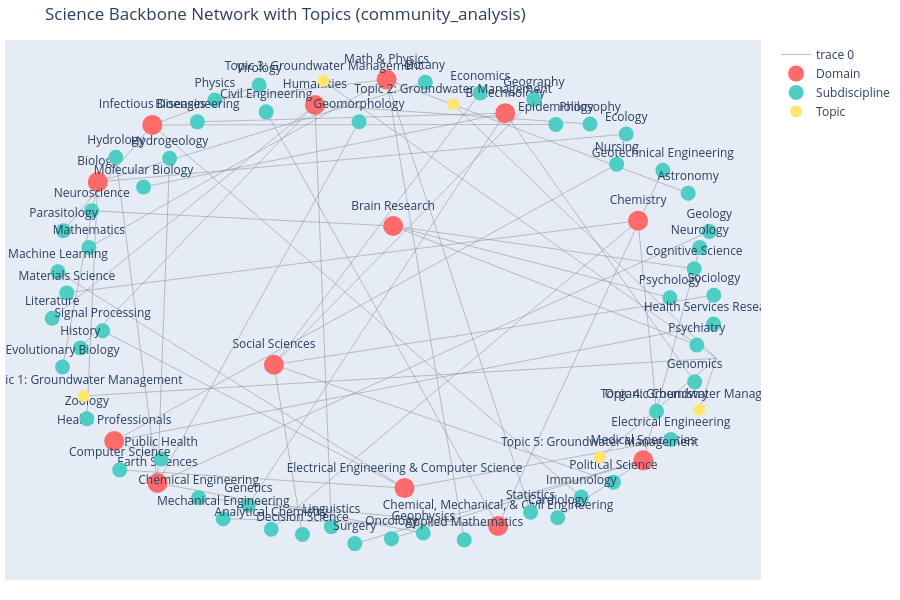

Source (notebook cell):
### Markdown cell above
### Visualize the Science Backbone Network

This figure places the discovered topics into the science backbone as a simple network. Topic nodes use the human-readable topic labels when those are available, which makes the diagram easier to explain in a tutorial or presentation.

### Code cell
print('Creating network visualization...\n')

graph, network_fig = sbp.create_network_figure(
    science_backbone,
    topic_mappings,
    case_study_name=CASE_STUDY_NAME,
)
network_fig.show()

print('✓ Visualization complete!')

### Figure 1 — Plotly figure (JSON) as saved in the notebook; plotly's stock layout.template omitted (floating-point values rounded to 4 significant figures; data arrays with more than 128 entries replaced by an {"elided": "..."} marker saying what was removed)
{"data": [{"hoverinfo": "none", "line": {"color": "#888", "width": 0.5}, "mode": "lines", "type": "scatter", "x": {"elided": "174 float values"}, "y": {"elided": "174 float values"}}, {"marker": {"color": "#FF6B6B", "size": 20}, "mode": "markers+text", "name": "Domain", "text": ["Math & Physics", "Chemistry", "Earth Sciences", "Biology", "Biotechnology", "Infectious Diseases", "Medical Specialties", "Health Professionals", "Brain Research", "Electrical Engineering & Computer Science", "Chemical, Mechanical, & Civil Engineering", "Social Sciences", "Humanities"], "textposition": "top center", "type": "scatter", "x": [0.001087, 0.754, -0.6847, -0.8635, 0.3564, -0.7001, 0.7696, -0.8143, 0.02084, 0.05485, 0.335, -0.3361, -0.2133], "y": [0.985, 0.3817, -0.7378, 0.5474, 0.8411, 0.7911, -0.6411, -0.5585, 0.3594, -0.7597, -0.9213, -0.233, 0.8762]}, {"marker": {"color": "#4ECDC4", "size": 15}, "mode": "markers+text", "name": "Subdiscipline", "text": ["Mathematics", "Applied Mathematics", "Statistics", "Physics", "Astronomy", "Analytical Chemistry", "Organic Chemistry", "Materials Science", "Hydrology", "Hydrogeology", "Geomorphology", "Geophysics", "Geology", "Ecology", "Botany", "Zoology", "Evolutionary Biology", "Genetics", "Genomics", "Molecular Biology", "Bioengineering", "Virology", "Immunology", "Parasitology", "Epidemiology", "Cardiology", "Oncology", "Neurology", "Surgery", "Public Health", "Nursing", "Health Services Research", "Neuroscience", "Cognitive Science", "Psychiatry", "Psychology", "Computer Science", "Machine Learning", "Signal Processing", "Electrical Engineering", "Civil Engineering", "Mechanical Engineering", "Chemical Engineering", "Geotechnical Engineering", "Economics", "Political Science", "Sociology", "Geography", "Decision Science", "History", "Philosophy", "Literature", "Linguistics"], "textposition": "top center", "type": "scatter", "x": [-0.8901, 0.2337, 0.4324, -0.513, 0.904, -0.3442, 0.8094, -0.9561, -0.8094, -0.6484, -0.08128, 0.111, 0.9674, 0.7186, 0.1171, -0.8963, -0.9689, -0.4127, 0.9234, -0.7266, -0.5652, -0.3801, 0.5844, -0.9661, 0.5079, 0.5133, 0.01581, 0.9387, -0.09402, -0.6739, 0.6902, 0.98, -0.8818, 0.9221, 0.93, 0.8494, -0.7978, -0.9827, -0.8488, 0.8521, -0.3592, -0.4879, -0.5614, 0.8282, 0.2816, 0.6804, 0.9809, 0.442, -0.2508, -0.9158, 0.6102, -1, -0.1644], "y": [0.268, -0.9806, -0.8626, 0.8977, 0.4996, -0.9357, -0.432, 0.07368, 0.6527, 0.6482, 0.8045, -0.9516, 0.3363, 0.7521, 0.9728, -0.4635, -0.2424, -0.833, -0.3061, 0.5259, 0.8042, 0.9612, -0.7976, 0.3396, 0.7928, -0.886, -0.9755, 0.2673, -0.9968, -0.6353, 0.6234, -0.05909, 0.4244, 0.177, -0.1487, 0.05337, -0.6818, 0.1643, -0.08789, -0.5519, 0.8468, -0.8903, -0.801, 0.5971, 0.9277, -0.7343, 0.06368, 0.9, -0.9579, -0.1615, 0.7948, -0.03434, -0.9241]}, {"marker": {"color": "#FFE66D", "size": 12}, "mode": "markers+text", "name": "Topic", "text": ["Topic 1: Groundwater Management", "Topic 2: Groundwater Management", "Topic 3: Groundwater Management", "Topic 4: Groundwater Management", "Topic 5: Groundwater Management"], "textposition": "top center", "type": "scatter", "x": [-0.9057, 0.2004, -0.1876, 0.9376, 0.6396], "y": [-0.3662, 0.8797, 0.9783, -0.4255, -0.6291]}], "layout": {"height": 600, "hovermode": "closest", "margin": {"b": 20, "l": 5, "r": 5, "t": 40}, "showlegend": true, "title": {"text": "Science Backbone Network with Topics (community_analysis)"}, "xaxis": {"showgrid": false, "showticklabels": false, "zeroline": false}, "yaxis": {"showgrid": false, "showticklabels": false, "zeroline": false}}}
